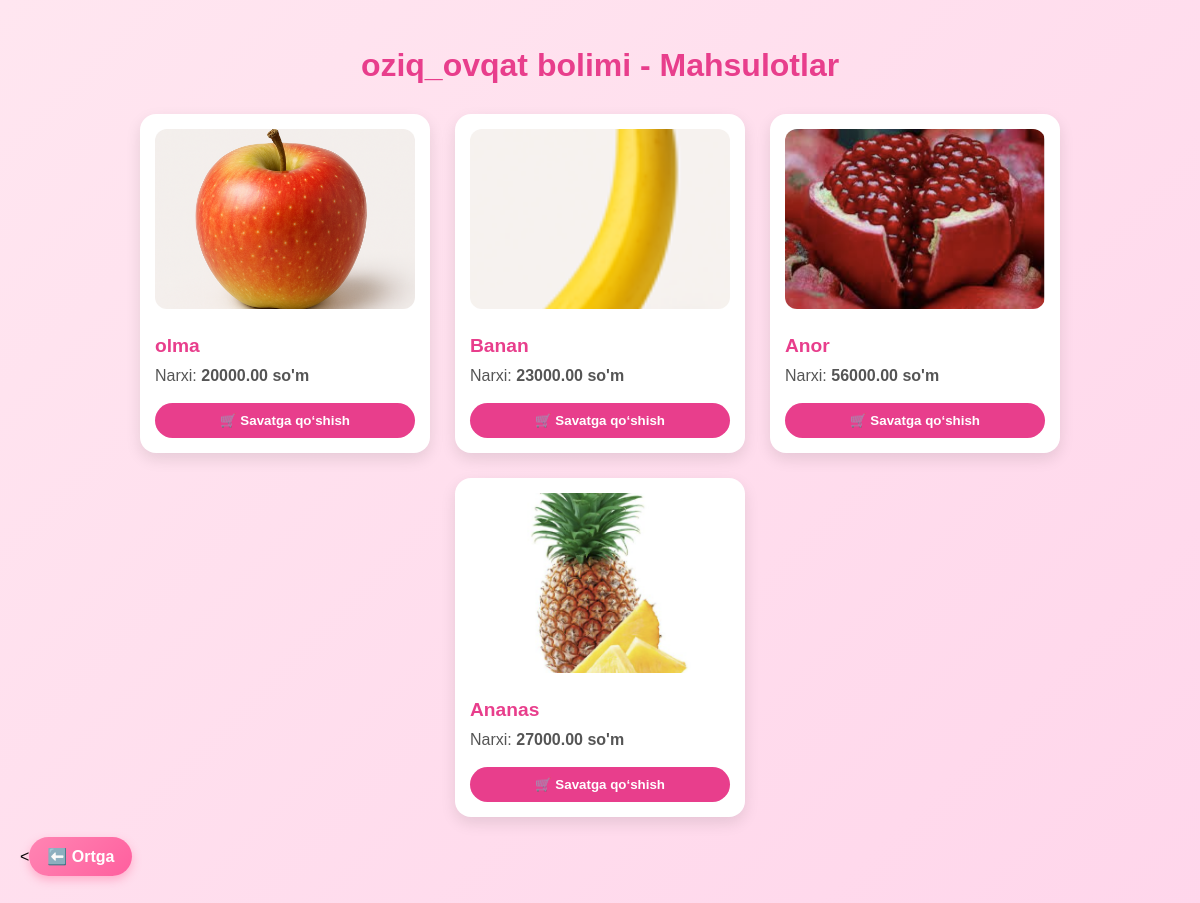
The app's page /category/4/ with its own data.
### store/models.py (models this page shows, shortened)
class Category(models.Model):
    name = models.CharField(max_length=100)
    slug = models.SlugField(unique=True, blank=True)
    class Meta:
        verbose_name_plural = "Categories"

class Product(models.Model):
    name = models.CharField(max_length=200)
    description = models.TextField(blank=True)
    price = models.DecimalField(max_digits=10, decimal_places=2)
    image = models.ImageField(upload_to='products/', default='default_image.jpg', blank=True)
    category = models.ForeignKey(Category, on_delete=models.CASCADE, related_name='products')
    stock = models.PositiveIntegerField(default=0)
    created_at = models.DateTimeField(auto_now_add=True)

### store/views.py (the view)
# urls.py: path('category/<int:category_id>/', views.category_detail, name='category_detail'),
def category_detail(request, category_id):
    category = get_object_or_404(Category, id=category_id)
    products = Product.objects.filter(category=category)
    context = {
        'category': category,
        'products': products,
    }
    return render(request, 'store/category_detail.html', context)

### store/templates/store/category_detail.html (shortened to what this page needs)
<!DOCTYPE html>
<html lang="uz">
<head>
</head>
<body>
<h2>{{ category.name }} - Mahsulotlar</h2>
<div class="card-container">
    {% for product in products %}
        <div class="card">
            {% if product.image %}
                <img src="{{ product.image.url }}" alt="{{ product.name }}">
            {% endif %}
            <h3>{{ product.name }}</h3>
            <p>Narxi: <b>{{ product.price }} so'm</b></p>
            <form action="{% url 'store:add_to_cart' product.id %}" method="post">
                <button type="submit">🛒 Savatga qo‘shish</button>
            </form>
        </div>
    {% empty %}
        <p>Bu kategoriyada mahsulotlar yo‘q.</p>
    {% endfor %}
</div>
<<a href="/categories/" class="back-btn">
    ⬅️ Ortga
</a>
</body>
</html>

### store/templates/store/category_detail.html (style rules this page uses)
body { font-family: 'Poppins', sans-serif; background: linear-gradient(135deg, #ffe6f0, #ffd6eb); margin: 0; padding: 20px; }
h2 { text-align: center; color: #e83e8c; margin-bottom: 30px; font-size: 2rem; }
.card-container { display: flex; flex-wrap: wrap; gap: 25px; justify-content: center; }
.card { width: 260px; background: #fff; border-radius: 16px; padding: 15px; box-shadow: 0 6px 15px rgba(0,0,0,0.1); transition: all 0.3s ease; }
.card img { width: 100%; height: 180px; object-fit: cover; border-radius: 12px; margin-bottom: 12px; }
.card h3 { margin: 10px 0; color: #e83e8c; font-size: 1.2rem; font-weight: bold; }
.card p { margin: 6px 0; color: #555; }
.card form button { margin-top: 12px; width: 100%; padding: 10px; background: #e83e8c; border: none; color: white; font-weight: bold; border-radius: 25px; cursor: pointer; transition: all 0.3s ease; }
.back-btn { display: inline-block; margin: 20px 0; padding: 10px 18px; background: linear-gradient(135deg, #ff85b3, #ff5f9e); color: white; font-weight: 600; border-radius: 30px; text-decoration: none; box-shadow: 0 4px 10px rgba(255, 100, 150, 0.4); transition: all 0.3s ease; }

### records on screen
Category: name "oziq_ovqat bolimi"
Product: image (picture), name "olma", price "20000.00"
Product: image (picture), name "Banan", price "23000.00"
Product: image (picture), name "Anor", price "56000.00"
Product: image (picture), name "Ananas", price "27000.00"
